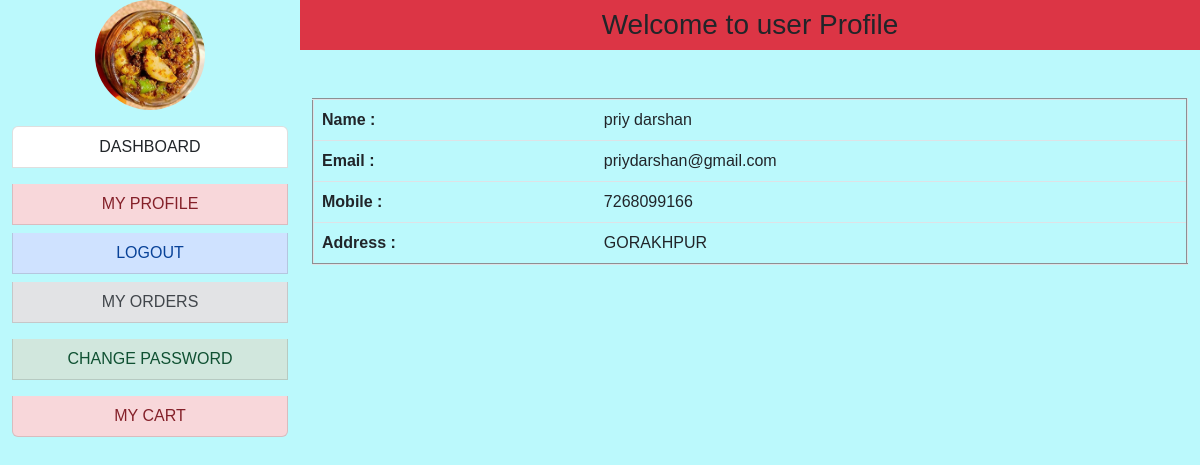
The page /profile.php (signed in) on the database its author committed.
### tables this page shows
CREATE TABLE `tbl_user` (
  `user_id` int(11) NOT NULL,
  `name` varchar(60) NOT NULL,
  `email` varchar(60) NOT NULL,
  `mobile` varchar(10) NOT NULL,
  `password` varchar(20) NOT NULL,
  `city` varchar(20) NOT NULL,
  `address` varchar(100) NOT NULL,
  `dor` varchar(10) NOT NULL
);

### profile.php (the view, shortened to what this page needs)
<?php
include("user_all_profile.php");
$email = $_SESSION['user'];
if ($_SESSION['user'] == "") {
    header("location:login.php");
} else {
    $con = mysqli_connect("localhost", "root", "", "os");
    $query = "select * from tbl_user where email='$email'";
    $res = mysqli_query($con, $query);
    if ($row = mysqli_fetch_array($res)) {
?>
        <table border="2px solid black;"  class="table mt-5">
            <tr>
                <th>Name :</th>
                <td><?php echo $row['name']; ?></td>
            </tr>
            <tr>
                <th>Email :</th>
                <td><?php echo $row['email']; ?></td>
            </tr>
            <tr>
                <th>Mobile :</th>
                <td><?php echo $row['mobile']; ?></td>
            </tr>
            <tr>
                <th>Address :</th>
                <td><?php echo $row['address']; ?></td>
            </tr>
        </table>
<?php
    }
}
?>
</div>
</div>
</body>
</html>

### assets/cs/userlog.css (style rules this page uses)
* { margin: 0; padding: 0; box-sizing: border-box; font-family: 'Poppins', sans-serif; }

### user_all_profile.php (style rules this page uses)
body { background-color: #BBF9FC; }

### rows shown on the page
tbl_user: name "priy darshan", email "priydarshan@gmail.com", mobile "7268099166", address "GORAKHPUR"
